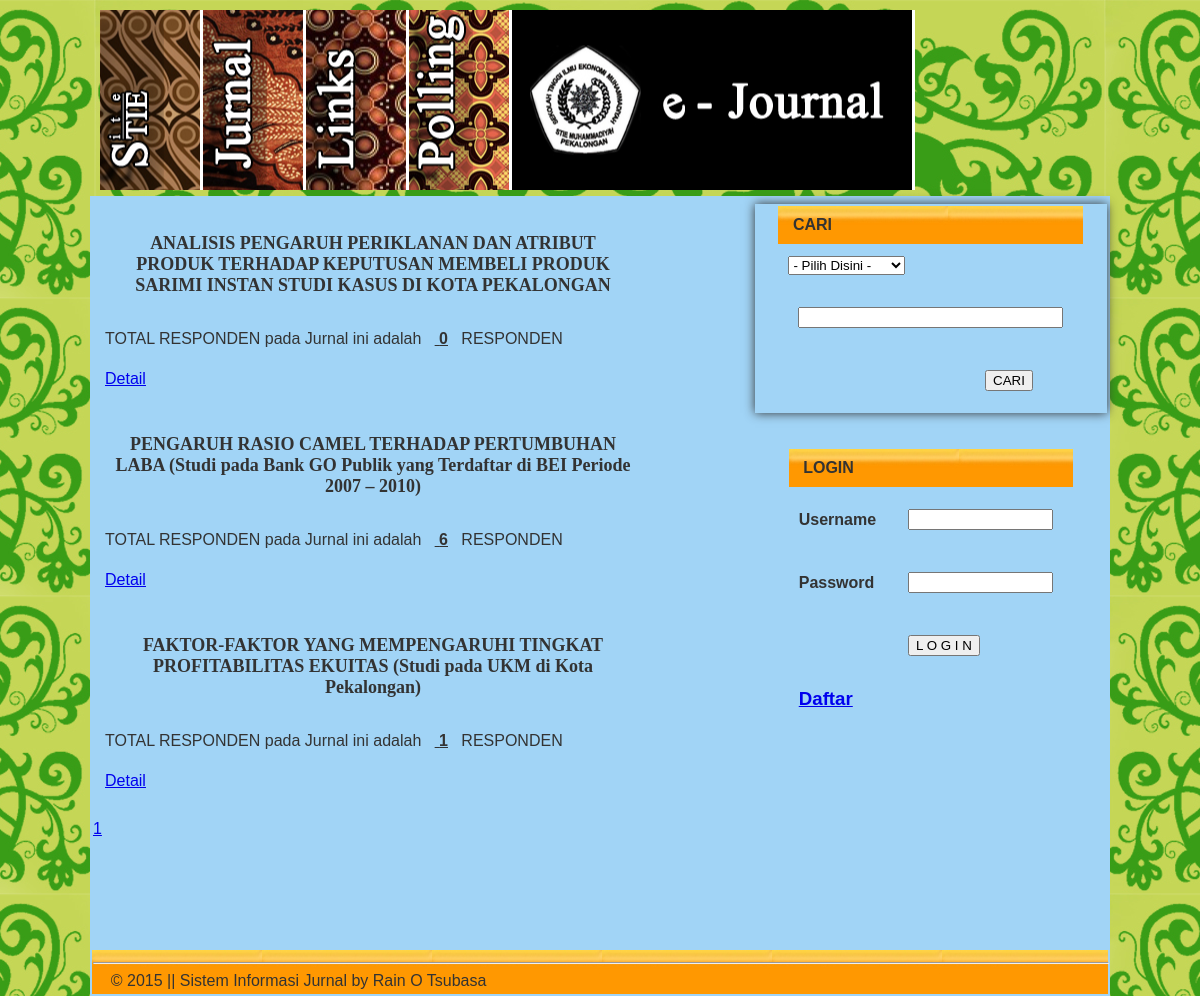
The app's page /index.php?v=hasilAll with its own data.
### tables this page shows
CREATE TABLE `jurnal` (
  `idJurnal` int(11) NOT NULL auto_increment,
  `nama` text NOT NULL,
  `judul` text NOT NULL,
  `abstrak` longtext NOT NULL,
  `keyword` varchar(100) NOT NULL,
  `kategori` varchar(25) NOT NULL,
  `issue` varchar(30) NOT NULL,
  `author` varchar(25) NOT NULL,
  `mainname` varchar(100) NOT NULL,
  `maintype` varchar(30) NOT NULL,
  `mainsize` int(11) NOT NULL,
  `maincontent` longblob NOT NULL,
  `supname` varchar(100) NOT NULL,
  `suptype` varchar(30) NOT NULL,
  `supsize` varchar(11) NOT NULL,
  `supcontent` longblob NOT NULL,
  `publikasi` enum('0','1') NOT NULL,
  PRIMARY KEY  (`idJurnal`)
);

### include/allPolling.php (the view)
<?php
	include"koneksi.php";
	if (isset($_GET["page"])) { $page  = $_GET["page"]; } else { $page=1; };
	$start_from = ($page-1) * 5;
	$sql = "SELECT * FROM jurnal WHERE publikasi='1' ORDER BY idJurnal DESC LIMIT $start_from, 5";
	$rs_result = mysql_query ($sql, $konek);
	while ($data=mysql_fetch_aSSOC($rs_result)){
?>
		<table width="550" border="0" cellpadding="10">
			<tr>
				<td><input type='hidden' name='idJurnal' value='<?php echo $data["idJurnal"] ;?>'></td>
			</tr>
			<tr>
				<td ><h1><center><b><?php echo $data["judul"] ;?></b></center></h1></td>
			</tr>
			<?php
			$sql45 = "select sum(jumlah)/4 as 'jumlah' from hasil WHERE idJurnal='".$data["idJurnal"]."'";
			$kueri45 = mysql_query($sql45);
			while($data45 = mysql_fetch_array($kueri45)){
			$jum=sprintf("%8.0f", ($data45["jumlah"]));
			?>
			<tr>
				<td >TOTAL RESPONDEN pada Jurnal ini adalah &nbsp;&nbsp;<b><u><?php echo $jum; ?></u></b> &nbsp;&nbsp;RESPONDEN</td>
			</tr>
			<?php } ?>
			<tr>
				<td ><a href='?v=hasil&id=<?php echo $data["idJurnal"]; ?>'> <u>Detail</u> </a></td>
			</tr>
			<?php } ?>
		</table><br>
	<?php
$sql = "SELECT COUNT(idJurnal) FROM jurnal";
$rs_result = mysql_query($sql,$konek);
$row = mysql_fetch_row($rs_result);
$total_records = $row[0];
$total_pages = ceil($total_records / 5);
for ($i=1; $i<=$total_pages; $i++) {
            echo "<a href='?v=hasilAll&page=".$i."'>".$i."</a> ";
}
	?>

### include/top.php (style rules this page uses)
body { overflow-x:hidden; overflow-y:scroll; margin:0; padding:0; color: #333; font: normal 0.6em sans-serif,Arial; background: url(pict/2.jpg); background-repeat: repeat-x repeat-y; background-attachment: fixed; background-color: #000; background-position: center top; width: 100%; height: 100%; }
h1 { padding-left: 10px; font: normal 18px Georgia, "Times New Roman", Times, serif; }

### records on screen
jurnal: judul "ANALISIS PENGARUH PERIKLANAN DAN ATRIBUT PRODUK TERHADAP KEPUTUSAN MEMBELI PRODUK SARIMI INSTAN STUDI KASUS DI KOTA PEKALONGAN", jum "0"
jurnal: judul "PENGARUH RASIO CAMEL TERHADAP PERTUMBUHAN LABA (Studi pada Bank GO Publik yang Terdaftar di BEI Periode 2007 – 2010)", jum "6"
jurnal: judul "FAKTOR-FAKTOR YANG MEMPENGARUHI TINGKAT PROFITABILITAS EKUITAS (Studi pada UKM di Kota Pekalongan)", jum "1"
